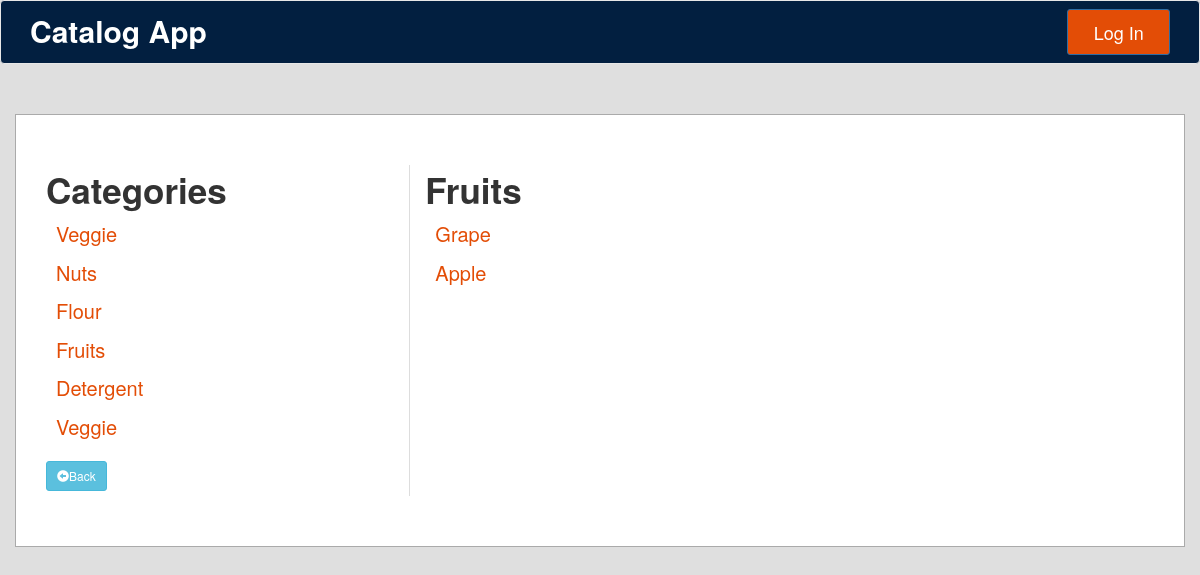
Page /categories/4/items/ on the committed database.
### database_setup.py (models this page shows, shortened)
class Category(Base):
    __tablename__ = 'category'
    id = Column(Integer, primary_key=True)
    name = Column(String(250), nullable=False)
    user_id = Column(Integer, ForeignKey('user.id'))
    user = relationship(User)

class CatalogItem(Base):
    __tablename__ = 'catalog_item'
    name = Column(String(80), nullable=False)
    id = Column(Integer, primary_key=True)
    description = Column(String(250))
    price = Column(String(8))
    category_id = Column(Integer, ForeignKey('category.id'))
    category = relationship(
        "Category", backref=backref("catalog_items", cascade="all, delete"))
    user_id = Column(Integer, ForeignKey('user.id'))
    user = relationship(User)

### application.py (the view)
@app.route('/categories/<int:category_id>/')
@app.route('/categories/<int:category_id>/items/')
def showCatalogItems(category_id):
    extracted_categories = session.query(Category).all()
    category = session.query(Category).filter_by(id=category_id).one()
    items = session.query(CatalogItem).filter_by(category_id=category_id)\
        .order_by(CatalogItem.id.desc())
    quantity = items.count()
    return render_template('showcatalogitems.html',
                           selected_grocery=category,
                           groceries=extracted_categories,
                           items=items,
                           quantity=quantity)

### templates/showcatalogitems.html (shortened to what this page needs)
{% extends "main.html" %}
{% block categories %}
Categories
{% for groceryitem in groceries %}
    <li class="category-link"><a href="{{url_for('showCatalogItems', category_id=groceryitem.id)}}"> {{groceryitem.name | title}} </a></li>
{% endfor %}
<a href="{{url_for('showCatalog')}}" class="btn btn-info btn-sm"><span class="glyphicon glyphicon-circle-arrow-left"></span>Back</a>
{% endblock %}
{% block grocerycatalogitems %}
{{selected_grocery.name | title}}
<br>
{% for catalog_i in items %}
<li class="category-link"><a href="{{url_for('showCatalogItemDescription', catalog_item_id = catalog_i.id, category_id = selected_grocery.id)}}"> {{catalog_i.name | title}}</a></li>
{% endfor %}
{% endblock %}

### static/css/styles.css (style rules this page uses)
body { background-color: #dfdfdf; }
li a, .category-link { font-size: 20px; padding: 5px; list-style-type: none; text-decoration: none; }
li a:link { color: #E34D06; text-decoration: none; font-weight: normal; }

### rows in the picture
Category: name "Veggie"
Category: name "Nuts"
Category: name "Flour"
Category: name "Fruits"
Category: name "Detergent"
Category: name "Veggie"
CatalogItem: name "Grape"
CatalogItem: name "Apple"
